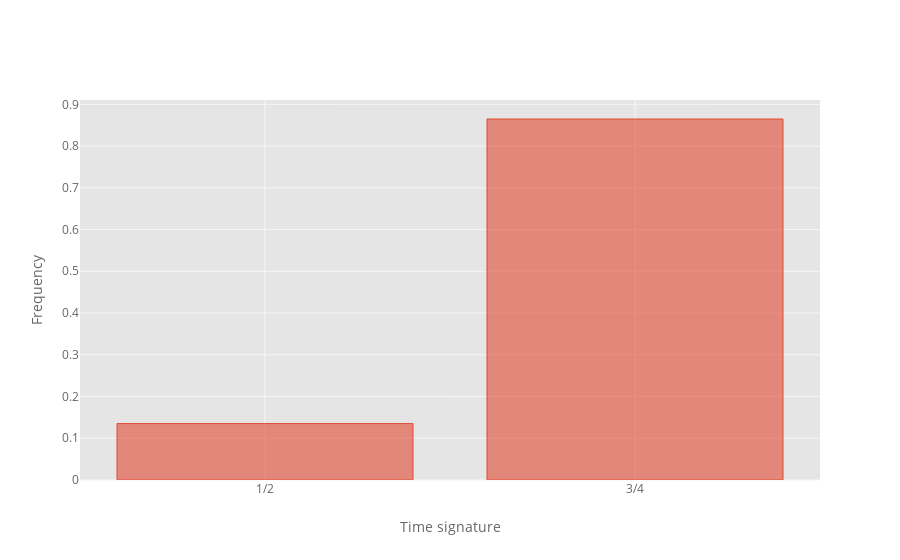

Notebook source saved alongside this figure:
### Markdown cell above
The common average duration is close to a quarter note, which is also the common tactus of all the dances (that are only written in 3/4 or 2/4 meter).

### Code cell
float_timesig = measure_list
float_timesig['timesig'] = measure_list.timesig.apply(str)
float_timesig.groupby('timesig').apply(lambda x: len(x)/len(measure_list)).iplot('bar', xTitle = 'Time signature', yTitle = 'Frequency')

### Figure 1 — Plotly figure (JSON) as saved in the notebook; plotly's stock layout.template omitted (floating-point values rounded to 4 significant figures)
{"data": [{"marker": {"color": "rgba(226, 74, 51, 0.6)", "line": {"color": "rgba(226, 74, 51, 1.0)", "width": 1}}, "name": "None", "orientation": "v", "text": "", "type": "bar", "uid": "7116be43-7797-4573-99cb-a8fa6ca991bd", "x": ["1/2", "3/4"], "y": [0.1352, 0.8648]}], "layout": {"autosize": true, "legend": {"bgcolor": "#FFFFFF", "font": {"color": "#666666"}}, "paper_bgcolor": "#FFFFFF", "plot_bgcolor": "#E5E5E5", "title": {"font": {"color": "#151516"}}, "xaxis": {"autorange": true, "gridcolor": "#F6F6F6", "range": [-0.5, 1.5], "showgrid": true, "tickfont": {"color": "#666666"}, "title": {"font": {"color": "#666666"}, "text": "Time signature"}, "type": "category", "zerolinecolor": "#F6F6F6"}, "yaxis": {"autorange": true, "gridcolor": "#F6F6F6", "range": [0, 0.9104], "showgrid": true, "tickfont": {"color": "#666666"}, "title": {"font": {"color": "#666666"}, "text": "Frequency"}, "type": "linear", "zerolinecolor": "#F6F6F6"}}}
